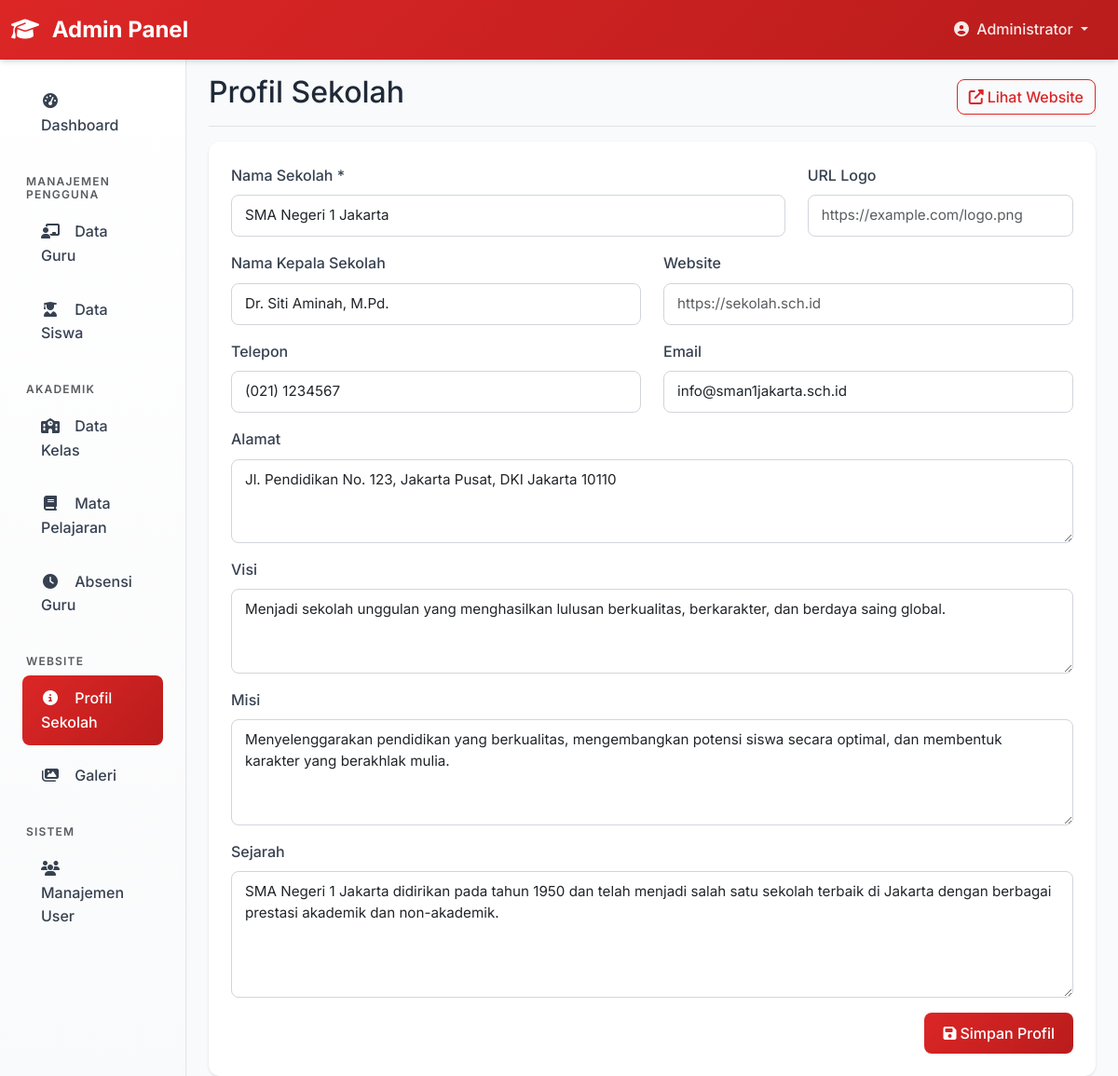
/admin/school_profile.php (signed in), run on the app's committed database.
### tables this page shows
CREATE TABLE IF NOT EXISTS school_profile (
    id INT AUTO_INCREMENT PRIMARY KEY,
    school_name VARCHAR(200) NOT NULL,
    vision TEXT,
    mission TEXT,
    history TEXT,
    address TEXT,
    phone VARCHAR(20),
    email VARCHAR(100),
    website VARCHAR(100),
    principal_name VARCHAR(100),
    logo_url VARCHAR(255),
    updated_at TIMESTAMP DEFAULT CURRENT_TIMESTAMP ON UPDATE CURRENT_TIMESTAMP
);

### admin/school_profile.php (the view, shortened to what this page needs)
<?php
require_once '../config/database.php';
try {
    $stmt = $pdo->query("SELECT * FROM school_profile LIMIT 1");
    $profile = $stmt->fetch();
} catch(PDOException $e) {
    $profile = null;
    $error = 'Gagal mengambil data profil sekolah';
}
include 'includes/header.php';
?>
<div class="container-fluid">
    <div class="row">
        <?php include 'includes/sidebar.php'; ?>
        <main class="col-md-9 ms-sm-auto col-lg-10 px-md-4">
            <div class="d-flex justify-content-between flex-wrap flex-md-nowrap align-items-center pt-3 pb-2 mb-3 border-bottom">
                <h1 class="h2">Profil Sekolah</h1>
                <div class="btn-toolbar mb-2 mb-md-0">
                    <a href="../index.php" target="_blank" class="btn btn-outline-primary">
                        <i class="fas fa-external-link-alt me-1"></i>Lihat Website
                    </a>
                </div>
            </div>
            <div class="card">
                <div class="card-body">
                    <form method="POST">
                        <div class="row">
                            <div class="col-md-8 mb-3">
                                <label for="school_name" class="form-label">Nama Sekolah *</label>
                                <input type="text" class="form-control" id="school_name" name="school_name"
                                       value="<?= htmlspecialchars($profile['school_name'] ?? '') ?>" required>
                            </div>
                            <div class="col-md-4 mb-3">
                                <label for="logo_url" class="form-label">URL Logo</label>
                                <input type="url" class="form-control" id="logo_url" name="logo_url"
                                       value="<?= htmlspecialchars($profile['logo_url'] ?? '') ?>"
                                       placeholder="https://example.com/logo.png">
                            </div>
                        </div>
                        <div class="row">
                            <div class="col-md-6 mb-3">
                                <label for="principal_name" class="form-label">Nama Kepala Sekolah</label>
                                <input type="text" class="form-control" id="principal_name" name="principal_name"
                                       value="<?= htmlspecialchars($profile['principal_name'] ?? '') ?>">
                            </div>
                            <div class="col-md-6 mb-3">
                                <label for="website" class="form-label">Website</label>
                                <input type="url" class="form-control" id="website" name="website"
                                       value="<?= htmlspecialchars($profile['website'] ?? '') ?>"
                                       placeholder="https://sekolah.sch.id">
                            </div>
                        </div>
                        <div class="row">
                            <div class="col-md-6 mb-3">
                                <label for="phone" class="form-label">Telepon</label>
                                <input type="text" class="form-control" id="phone" name="phone"
                                       value="<?= htmlspecialchars($profile['phone'] ?? '') ?>">
                            </div>
                            <div class="col-md-6 mb-3">
                                <label for="email" class="form-label">Email</label>
                                <input type="email" class="form-control" id="email" name="email"
                                       value="<?= htmlspecialchars($profile['email'] ?? '') ?>">
                            </div>
                        </div>
                        <div class="mb-3">
                            <label for="address" class="form-label">Alamat</label>
                            <textarea class="form-control" id="address" name="address" rows="3"><?= htmlspecialchars($profile['address'] ?? '') ?></textarea>
                        </div>
                        <div class="mb-3">
                            <label for="vision" class="form-label">Visi</label>
                            <textarea class="form-control" id="vision" name="vision" rows="3"><?= htmlspecialchars($profile['vision'] ?? '') ?></textarea>
                        </div>
                        <div class="mb-3">
                            <label for="mission" class="form-label">Misi</label>
                            <textarea class="form-control" id="mission" name="mission" rows="4"><?= htmlspecialchars($profile['mission'] ?? '') ?></textarea>
                        </div>
                        <div class="mb-3">
                            <label for="history" class="form-label">Sejarah</label>
                            <textarea class="form-control" id="history" name="history" rows="5"><?= htmlspecialchars($profile['history'] ?? '') ?></textarea>
                        </div>
                        <div class="d-flex justify-content-end">
                            <button type="submit" class="btn btn-primary">
                                <i class="fas fa-save me-1"></i>Simpan Profil
                            </button>
                        </div>
                    </form>
                </div>
            </div>
        </main>
    </div>
</div>
<?php include 'includes/footer.php'; ?>

### assets/css/style.css (style rules this page uses)
:root { --primary-red: #dc2626; --primary-red-dark: #b91c1c; --primary-red-light: #fef2f2; --white: #ffffff; --gray-50: #f9fafb; --gray-100: #f3f4f6; --gray-200: #e5e7eb; --gray-300: #d1d5db; --gray-400: #9ca3af; --gray-500: #6b7280; --gray-600: #4b5563; --gray-700: #374151; --gray-800: #1f2937; --gray-900: #111827; --shadow-sm: 0 1px 2px 0 rgb(0 0 0 / 0.05); --shadow: 0 1px 3px 0 rgb(0 0 0 / 0.1), 0 1px 2px -1px rgb(0 0 0 / 0.1); --shadow-md: 0 4px 6px -1px rgb(0 0 0 / 0.1), 0 2px 4px -2px rgb(0 0 0 / 0.1); --shadow-lg: 0 10px 15px -3px rgb(0 0 0 / 0.1), 0 4px 6px -4px rgb(0 0 0 / 0.1); }
body { font-family: 'Inter', -apple-system, BlinkMacSystemFont, 'Segoe UI', Roboto, sans-serif; background-color: var(--gray-50); color: var(--gray-800); line-height: 1.6; }
.card { border: none; border-radius: 0.75rem; box-shadow: var(--shadow); background-color: var(--white); transition: all 0.3s ease; }
.card-body { padding: 1.5rem; }
.btn-primary { background: linear-gradient(135deg, var(--primary-red) 0%, var(--primary-red-dark) 100%); border: none; border-radius: 0.5rem; font-weight: 500; padding: 0.625rem 1.25rem; transition: all 0.3s ease; box-shadow: var(--shadow-sm); }
.btn-outline-primary { color: var(--primary-red); border-color: var(--primary-red); border-radius: 0.5rem; font-weight: 500; transition: all 0.3s ease; }
.form-control { border: 1px solid var(--gray-300); border-radius: 0.5rem; padding: 0.625rem 0.875rem; transition: all 0.3s ease; font-size: 0.95rem; }
.form-label { font-weight: 500; color: var(--gray-700); margin-bottom: 0.5rem; }

### data on the page
school_profile: school_name "SMA Negeri 1 Jakarta", principal_name "Dr. Siti Aminah, M.Pd.", phone "(021) 1234567", email "info@sman1jakarta.sch.id", address "Jl. Pendidikan No. 123, Jakarta Pusat, DKI Jakarta 10110", vision "Menjadi sekolah unggulan yang menghasilkan lulusan berkualitas, berkarakter, dan berdaya saing global.", mission "Menyelenggarakan pendidikan yang berkualitas, mengembangkan potensi siswa secara optimal, dan membentuk karakter yang berakhlak mulia.", history "SMA Negeri 1 Jakarta didirikan pada tahun 1950 dan telah menjadi salah satu sekolah terbaik di Jakarta dengan berbagai prestasi akademik dan non-akademik."

### other printed values
$_SESSION['full_name'] "Administrator"
